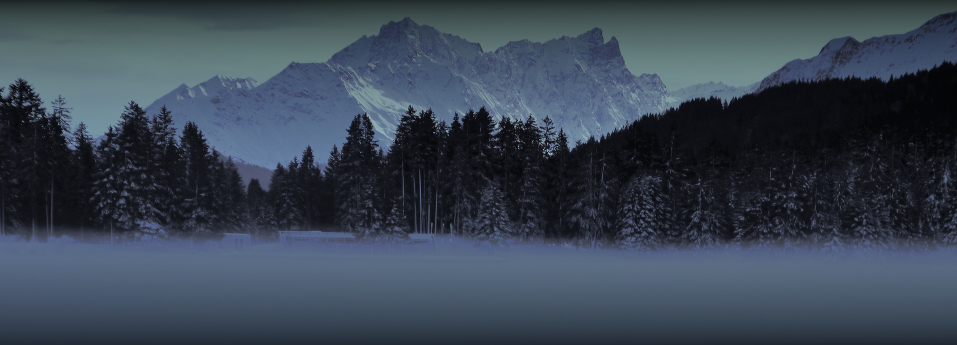
#> input picture Other/The Winter Arc - how to change your life/progress.png, 1914 x 690 px (shown at 1/2 size); the run also reads 1 picture not shown here
$ python progress.py 5   (older library calls are emulated)
#> lines starting #> are read from the running program, lines starting #| are printed output that depends on the picture
import sys
import matplotlib.pyplot as plt
from PIL import Image, ImageDraw, ImageFont


DAY = int(sys.argv[1])
MAX_DAYS = 92


def draw_rounded_rectangle(draw, xy, radius, fill=None, outline=None, width=1):
    x1, y1, x2, y2 = xy
    if fill:
        draw.rectangle([x1 + radius, y1, x2 - radius, y2], fill=fill)  # Top and bottom middle sections
        draw.rectangle([x1, y1 + radius, x2, y2 - radius], fill=fill)  # Left and right middle sections
        draw.pieslice([x1, y1, x1 + 2 * radius, y1 + 2 * radius], 180, 270, fill=fill)  # Top-left corner
        draw.pieslice([x2 - 2 * radius, y1, x2, y1 + 2 * radius], 270, 360, fill=fill)  # Top-right corner
        draw.pieslice([x1, y2 - 2 * radius, x1 + 2 * radius, y2], 90, 180, fill=fill)  # Bottom-left corner
        draw.pieslice([x2 - 2 * radius, y2 - 2 * radius, x2, y2], 0, 90, fill=fill)    # Bottom-right corner
    if outline:
        draw.arc([x1 - 1, y1 - 1, x1 + 2 * radius, y1 + 2 * radius+1], 180, 270, fill=outline, width=width)  # Top-left corner
        draw.arc([x2 - 2 * radius + 1, y1-1, x2, y1 + 2 * radius+1], 270, 360, fill=outline, width=width)  # Top-right corner
        draw.arc([x1 - 1, y2 - 2 * radius + 1, x1 + 2 * radius, y2+1], 90, 180, fill=outline, width=width)   # Bottom-left corner
        draw.arc([x2 - 2 * radius + 1, y2 - 2 * radius + 1, x2, y2+1], 0, 90, fill=outline, width=width)     # Bottom-right corner
        draw.line([x1 + radius, y1, x2 - radius, y1], fill=outline, width=width)  # Top
        draw.line([x1 + radius, y2, x2 - radius, y2], fill=outline, width=width)  # Bottom
        draw.line([x1, y1 + radius, x1, y2 - radius], fill=outline, width=width)  # Left
        draw.line([x2, y1 + radius, x2, y2 - radius], fill=outline, width=width)  # Right
    return draw


image = Image.open('progress.png') # 1914 x 690
#> image is the input picture: PIL image 1914x690 RGBA; mean R, G, B, A 57.3, 69, 82.7, 255
x, y = image.size
#> x = 1914; y = 690
draw = ImageDraw.Draw(image)

# progress bar
margin_left = 75
margin_bottom = 100
outer_size = 30
padding = 5
max_size = x - 2 * margin_left - 2 * padding - 4
#> max_size = 1750
size = int(DAY / MAX_DAYS * max_size)
#> size = 95
draw = draw_rounded_rectangle(draw, radius=outer_size/2, fill=None, outline='white', width=5,
        xy=[margin_left, y-margin_bottom-outer_size, x-margin_left, y-margin_bottom])
draw = draw_rounded_rectangle(draw, radius=outer_size/2-padding, fill='white', width=1,
        xy=[margin_left+padding+2, y-margin_bottom-outer_size+padding, margin_left+padding+2+size, y-margin_bottom-padding])

# runner
runner = Image.open('runner.png')
runner = runner.resize((runner.size[0] // 2, runner.size[1] // 2))
#> runner: PIL image 320x258 RGBA
image.paste(runner, (margin_left+padding+2+size-runner.size[0]//2, y-margin_bottom-outer_size-runner.size[1]-5), runner)
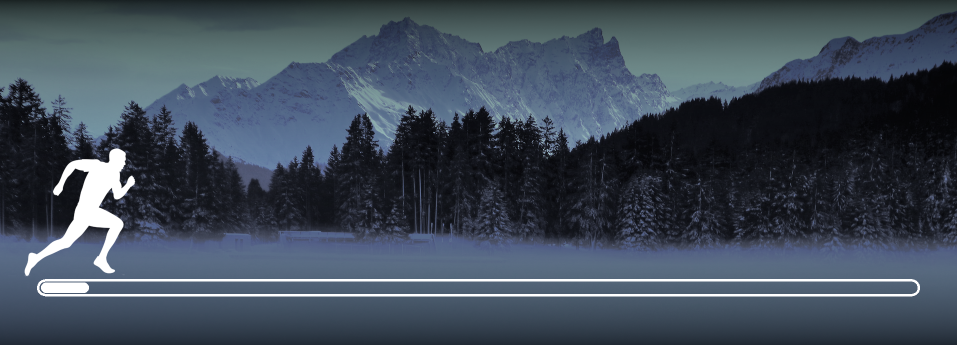
#> image: PIL image 1914x690 RGBA (shown at 1/2 size); mean R, G, B, A 62.7, 74.1, 87.4, 254.9; transparent parts drawn white

# text
text = f'{DAY/MAX_DAYS:.2%}'
font = ImageFont.truetype("/usr/share/fonts/truetype/ubuntu/Ubuntu-BI.ttf", 100)
text_width = draw.textsize(text, font=font)[0]
#> text_width = 318
draw.text(((x - text_width) // 2, 50), text, fill=(255, 255, 255, 255), font=font)

# save
image.save('progress_daily.png', format="PNG")
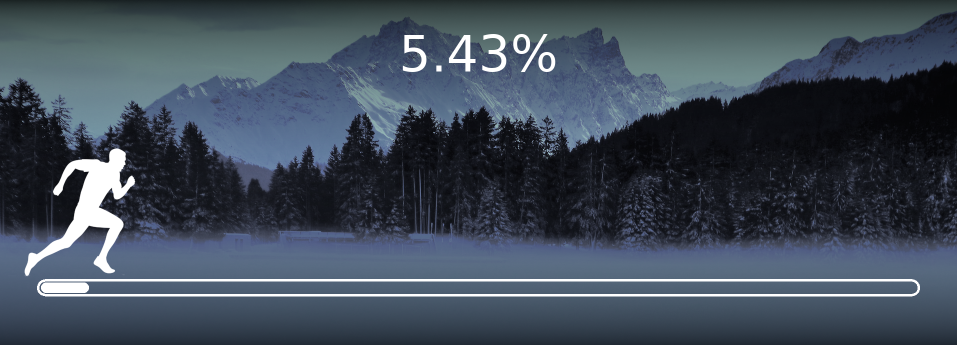
#> saved as progress_daily.png: PIL image 1914x690 RGBA (shown at 1/2 size); mean R, G, B, A 63.6, 74.9, 88.1, 254.9; transparent parts drawn white
